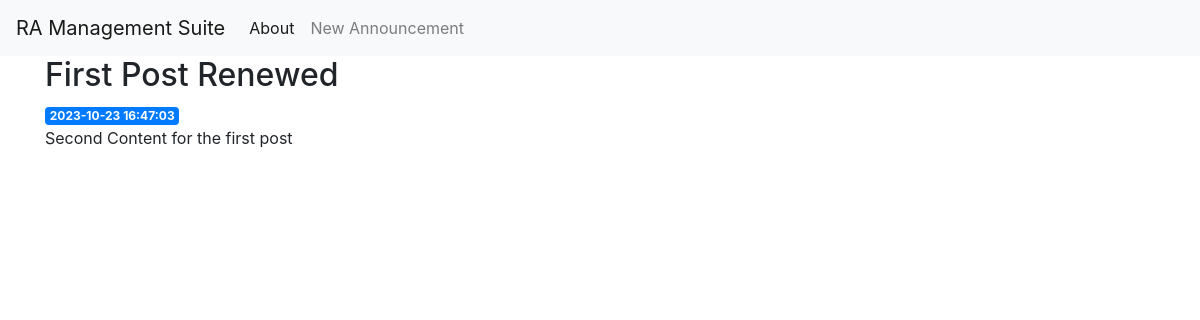
Screenshot of /view/1 with the database file from the repository.
### tables this page shows
CREATE TABLE announcements (
    id INTEGER PRIMARY KEY AUTOINCREMENT,
    created TIMESTAMP NOT NULL DEFAULT CURRENT_TIMESTAMP,
    title TEXT NOT NULL,
    content TEXT NOT NULL
);

### views/home.py (the view)
@home.route('/view/<int:announcement_id>')
def announcement(announcement_id):
    announcement = announcementRepo.get_announcement(announcement_id)
    return render_template('home/view.html', announcement=announcement)

### repos/announcementRepo.py (called while the page is built)
def get_announcement(announcement_id):
    conn = get_db_connection()
    announcement = conn.execute('SELECT * FROM announcements WHERE id = ?',
                                (announcement_id,)).fetchone()
    conn.close()
    if announcement is None:
        abort(404)
    return announcement

### repos/baseRepo.py (called while the page is built)
def get_db_connection():
    conn = sqlite3.connect('database.db')
    conn.row_factory = sqlite3.Row
    return conn

### templates/home/view.html
{% extends 'base.html' %}
{% block content %}
    <h2>{% block title %} {{ announcement['title'] }} {% endblock %}</h2>
    <span class="badge badge-primary">{{ announcement['created'] }}</span>
    <p>{{ announcement['content'] }}</p>
{% endblock %}

### rows the page displays
announcements: title "First Post Renewed", created "2023-10-23 16:47:03", content "Second Content for the first post"
